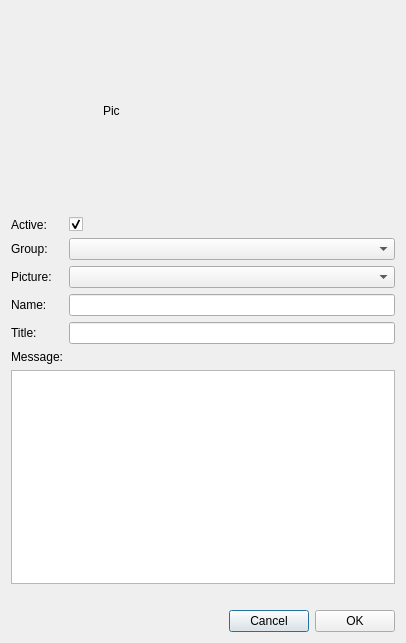
<?xml version="1.0" encoding="UTF-8"?>
<ui version="4.0">
 <class>Dialog</class>
 <widget class="QDialog" name="Dialog">
  <property name="geometry">
   <rect>
    <x>0</x>
    <y>0</y>
    <width>406</width>
    <height>643</height>
   </rect>
  </property>
  <property name="windowTitle">
   <string>Dialog</string>
  </property>
  <layout class="QVBoxLayout" name="verticalLayout">
   <item>
    <layout class="QHBoxLayout" name="horizontalLayout">
     <item>
      <spacer name="horizontalSpacer">
       <property name="orientation">
        <enum>Qt::Horizontal</enum>
       </property>
       <property name="sizeHint" stdset="0">
        <size>
         <width>40</width>
         <height>20</height>
        </size>
       </property>
      </spacer>
     </item>
     <item>
      <widget class="QLabel" name="pictureLabel">
       <property name="minimumSize">
        <size>
         <width>200</width>
         <height>200</height>
        </size>
       </property>
       <property name="maximumSize">
        <size>
         <width>200</width>
         <height>200</height>
        </size>
       </property>
       <property name="text">
        <string>Pic</string>
       </property>
      </widget>
     </item>
     <item>
      <spacer name="horizontalSpacer_2">
       <property name="orientation">
        <enum>Qt::Horizontal</enum>
       </property>
       <property name="sizeHint" stdset="0">
        <size>
         <width>40</width>
         <height>20</height>
        </size>
       </property>
      </spacer>
     </item>
    </layout>
   </item>
   <item>
    <layout class="QFormLayout" name="formLayout">
     <property name="fieldGrowthPolicy">
      <enum>QFormLayout::ExpandingFieldsGrow</enum>
     </property>
     <item row="1" column="0">
      <widget class="QLabel" name="groupListLabel">
       <property name="text">
        <string>Group:</string>
       </property>
      </widget>
     </item>
     <item row="1" column="1">
      <widget class="QComboBox" name="groupList">
       <property name="sizePolicy">
        <sizepolicy hsizetype="Expanding" vsizetype="Fixed">
         <horstretch>0</horstretch>
         <verstretch>0</verstretch>
        </sizepolicy>
       </property>
      </widget>
     </item>
     <item row="2" column="0">
      <widget class="QLabel" name="pictureListLabel">
       <property name="text">
        <string>Picture:</string>
       </property>
      </widget>
     </item>
     <item row="2" column="1">
      <widget class="QComboBox" name="pictureList">
       <property name="sizePolicy">
        <sizepolicy hsizetype="Expanding" vsizetype="Fixed">
         <horstretch>0</horstretch>
         <verstretch>0</verstretch>
        </sizepolicy>
       </property>
      </widget>
     </item>
     <item row="3" column="0">
      <widget class="QLabel" name="label_6">
       <property name="text">
        <string>Name:</string>
       </property>
      </widget>
     </item>
     <item row="3" column="1">
      <widget class="QLineEdit" name="nameEdit"/>
     </item>
     <item row="4" column="0">
      <widget class="QLabel" name="label_5">
       <property name="text">
        <string>Title:</string>
       </property>
      </widget>
     </item>
     <item row="4" column="1">
      <widget class="QLineEdit" name="lobbyistTitle"/>
     </item>
     <item row="5" column="0">
      <widget class="QLabel" name="label_4">
       <property name="text">
        <string>Message:</string>
       </property>
      </widget>
     </item>
     <item row="6" column="0" colspan="2">
      <widget class="QTextEdit" name="lobbyistMessage"/>
     </item>
     <item row="0" column="0">
      <widget class="QLabel" name="label_3">
       <property name="text">
        <string>Active:</string>
       </property>
      </widget>
     </item>
     <item row="0" column="1">
      <widget class="QCheckBox" name="activeCheckBox">
       <property name="text">
        <string/>
       </property>
       <property name="checked">
        <bool>true</bool>
       </property>
      </widget>
     </item>
    </layout>
   </item>
   <item>
    <widget class="QLabel" name="errorLabel">
     <property name="text">
      <string/>
     </property>
     <property name="alignment">
      <set>Qt::AlignLeading|Qt::AlignLeft|Qt::AlignVCenter</set>
     </property>
    </widget>
   </item>
   <item>
    <layout class="QHBoxLayout" name="horizontalLayout_2">
     <item>
      <spacer name="horizontalSpacer_3">
       <property name="orientation">
        <enum>Qt::Horizontal</enum>
       </property>
       <property name="sizeHint" stdset="0">
        <size>
         <width>40</width>
         <height>20</height>
        </size>
       </property>
      </spacer>
     </item>
     <item>
      <widget class="QPushButton" name="cancelButton">
       <property name="sizePolicy">
        <sizepolicy hsizetype="Fixed" vsizetype="Fixed">
         <horstretch>0</horstretch>
         <verstretch>0</verstretch>
        </sizepolicy>
       </property>
       <property name="text">
        <string>Cancel</string>
       </property>
      </widget>
     </item>
     <item>
      <widget class="QPushButton" name="okButton">
       <property name="sizePolicy">
        <sizepolicy hsizetype="Fixed" vsizetype="Fixed">
         <horstretch>0</horstretch>
         <verstretch>0</verstretch>
        </sizepolicy>
       </property>
       <property name="text">
        <string>OK</string>
       </property>
      </widget>
     </item>
    </layout>
   </item>
  </layout>
 </widget>
 <resources/>
 <connections>
  <connection>
   <sender>cancelButton</sender>
   <signal>clicked()</signal>
   <receiver>Dialog</receiver>
   <slot>reject()</slot>
   <hints>
    <hint type="sourcelabel">
     <x>274</x>
     <y>614</y>
    </hint>
    <hint type="destinationlabel">
     <x>202</x>
     <y>321</y>
    </hint>
   </hints>
  </connection>
 </connections>
</ui>
